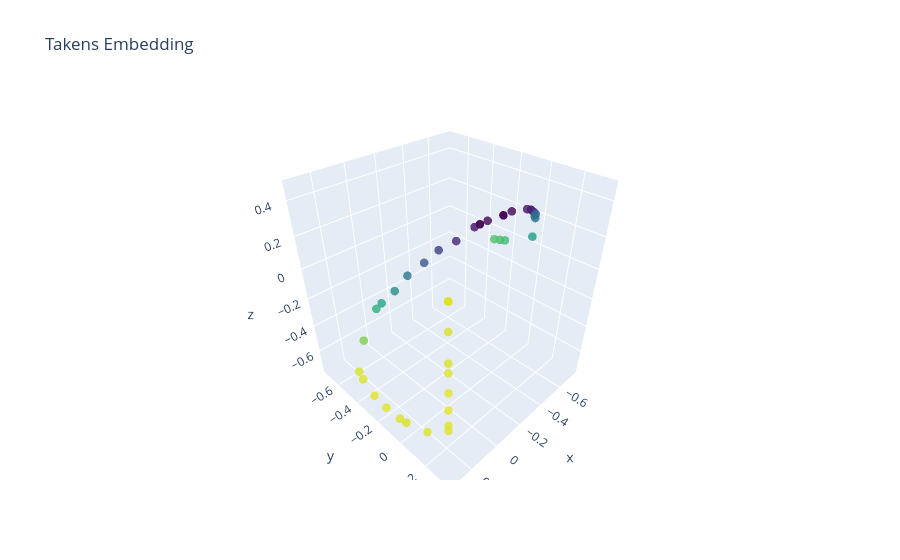

Here is the notebook cell this chart was saved with:
### Code cell
from sw1pers_l.visualize import attractor

idx = 329
attractor(emb_ts_windows[idx])
